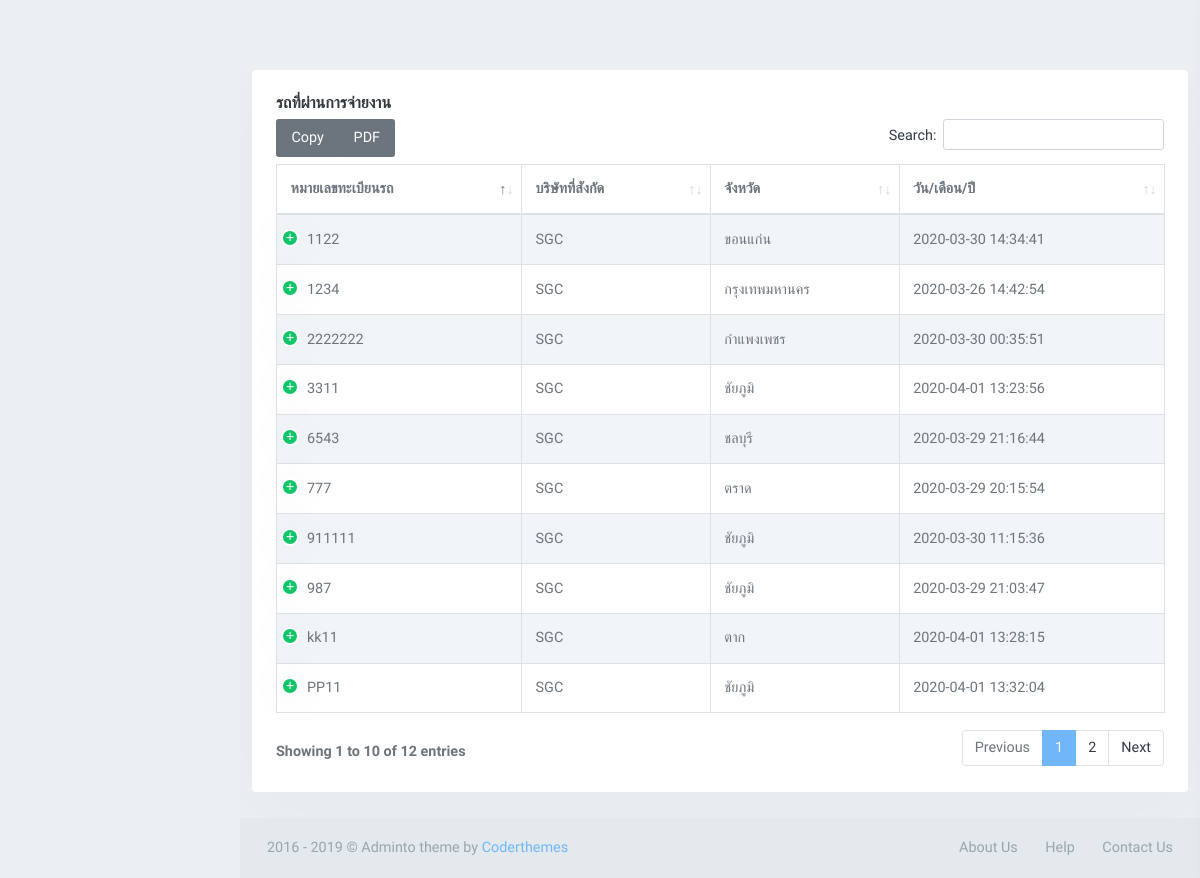
The page /dispatch_work_seccess.php on the database its author committed.
### tables this page shows
CREATE TABLE `car_dispatch` (
  `id` int(3) NOT NULL,
  `car_plate` varchar(200) NOT NULL,
  `car_company` varchar(200) NOT NULL,
  `car_province` varchar(200) NOT NULL,
  `car_address` varchar(200) NOT NULL,
  `work_type` varchar(100) NOT NULL,
  `price_oil` varchar(50) NOT NULL,
  `price_travel` varchar(50) NOT NULL,
  `car_date` datetime NOT NULL
);

### dispatch_work_seccess.php (the view, shortened to what this page needs)
<!DOCTYPE html>
<html lang="en">
<head>
    <link href="assets/libs/datatables/dataTables.bootstrap4.css" rel="stylesheet" type="text/css" />
    <link href="assets/libs/datatables/responsive.bootstrap4.css" rel="stylesheet" type="text/css" />
    <link href="assets/libs/datatables/buttons.bootstrap4.css" rel="stylesheet" type="text/css" />
    <link href="assets/libs/datatables/select.bootstrap4.css" rel="stylesheet" type="text/css" />
    <link href="assets/css/bootstrap.min.css" rel="stylesheet" type="text/css" />
    <link href="assets/css/icons.min.css" rel="stylesheet" type="text/css" />
    <link href="assets/css/app.min.css" rel="stylesheet" type="text/css" />
</head>
<?php
require("dispatch_top_bar.php");
?>
   <?php
require("dispatch_lift_sidebar.php");
?>
<body>
    <div id="wrapper">
        <div class="content-page">
            <div class="content">
                <div class="row">
                    <div class="col-12">
                        <div class="card-box">
                            <h4 class="mt-0 header-title">รถที่ผ่านการจ่ายงาน</h4>
                            <table id="datatable-buttons" class="table table-striped table-bordered dt-responsive nowrap">
                                <thead>
                                        <th>หมายเลขทะเบียนรถ</th>
                                        <th>บริษัทที่สังกัด</th>
                                        <th>จังหวัด</th>
                                        <th>วัน/เดือน/ปี</th>
                                </thead>
                                <tbody>
                                <?php
                                      $select  = "SELECT * FROM car_dispatch  ";
                                      $query = mysqli_query($con,$select);
                                      while($row = mysqli_fetch_array($query)){
                                    ?>
                                            <tr>
                                                <td><?php echo $row["car_plate"];?></td>
                                                <td><?php echo $row["car_company"];?></td>
                                                <td><?php echo $row["car_province"];?></td>
                                                <td><?php echo $row["car_date"];?></td>
                                    </tr>
                                    <?php } ?>
                                </tbody>
                            </table>
                        </div>
                    </div>
                </div>
            </div>
        </div>
        <footer class="footer">
            <div class="container-fluid">
                <div class="row">
                    <div class="col-md-6">
                       2016 - 2019 &copy; Adminto theme by <a href="">Coderthemes</a>
                    </div>
                    <div class="col-md-6">
                        <div class="text-md-right footer-links d-none d-sm-block">
                            <a href="javascript:void(0);">About Us</a>
                            <a href="javascript:void(0);">Help</a>
                            <a href="javascript:void(0);">Contact Us</a>
                        </div>
                    </div>
                </div>
            </div>
        </footer>
    </div>
</body>
</html>

### dispatch_top_bar.php (shortened to what this page needs)
 <!DOCTYPE html>
<html lang="th">

### dispatch_lift_sidebar.php (shortened to what this page needs)
 <!DOCTYPE html>
<html lang="th">

### rows shown on the page
car_dispatch: car_plate "1234", car_company "SGC", car_province "กรุงเทพมหานคร", car_date "2020-03-26 14:42:54"
car_dispatch: car_plate "777", car_company "SGC", car_province "ตราด", car_date "2020-03-29 20:15:54"
car_dispatch: car_plate "987", car_company "SGC", car_province "ชัยภูมิ", car_date "2020-03-29 21:03:47"
car_dispatch: car_plate "6543", car_company "SGC", car_province "ชลบุรี", car_date "2020-03-29 21:16:44"
car_dispatch: car_plate "2222222", car_company "SGC", car_province "กำแพงเพชร", car_date "2020-03-30 00:35:51"
car_dispatch: car_plate "911111", car_company "SGC", car_province "ชัยภูมิ", car_date "2020-03-30 11:15:36"
car_dispatch: car_plate "1122", car_company "SGC", car_province "ขอนแก่น", car_date "2020-03-30 14:34:41"
car_dispatch: car_plate "3311", car_company "SGC", car_province "ชัยภูมิ", car_date "2020-04-01 13:23:56"
car_dispatch: car_plate "kk11", car_company "SGC", car_province "ตาก", car_date "2020-04-01 13:28:15"
car_dispatch: car_plate "PP11", car_company "SGC", car_province "ชัยภูมิ", car_date "2020-04-01 13:32:04"
